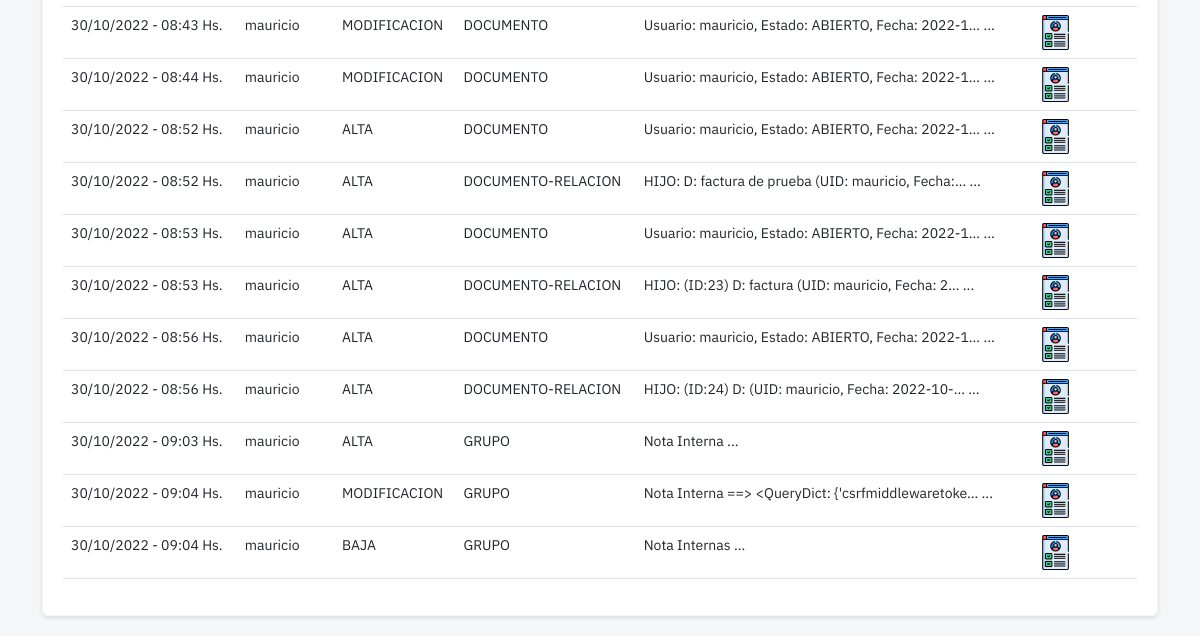
The app's page /historial/administracion (signed in, lower part), older data.
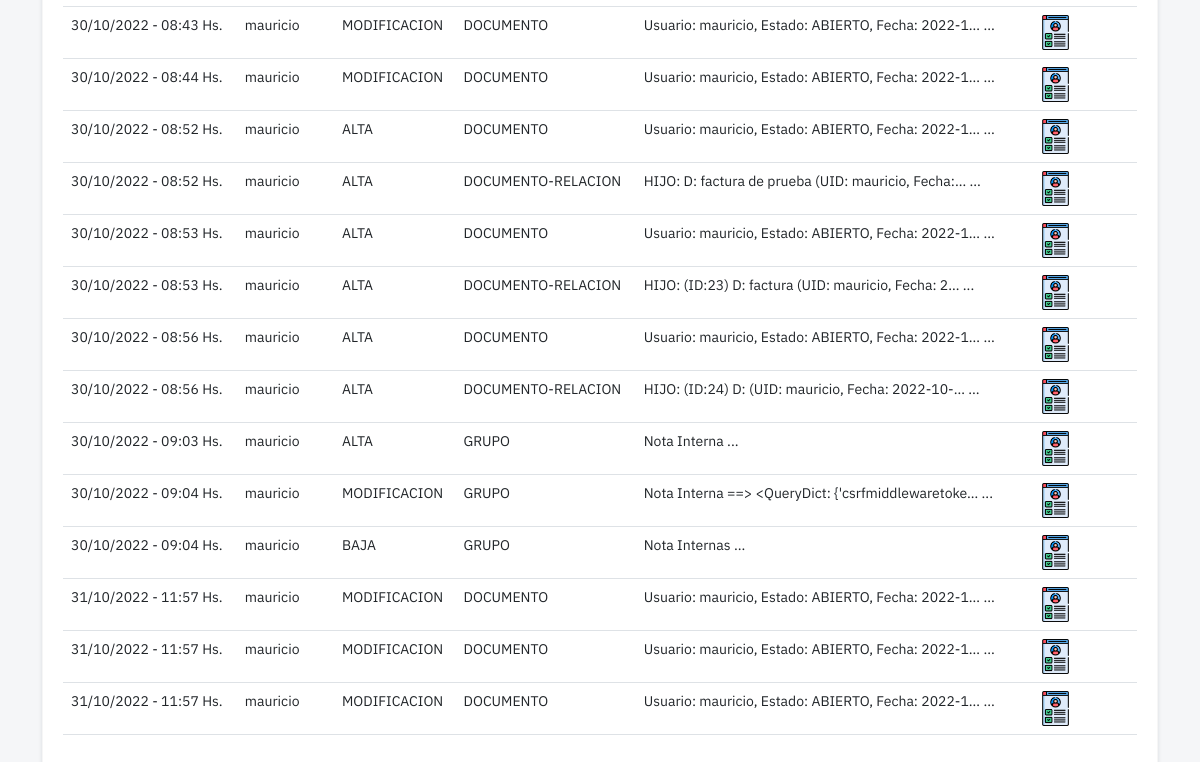
The same page, newer data.
### historial/models.py (models this page shows, shortened)
class Historial(models.Model):
    class Meta:
        verbose_name_plural = "Historiales"
    ACCION_CHOICES = [
        ('A', 'ALTA'),
        ('B', 'BAJA'),
        ('M', 'MODIFICACION')
    ]
    fecha = models.DateTimeField(("Fecha y Hora"), auto_now_add=True)
    usuario = models.CharField(("usuario"), max_length=50)
    accion = models.CharField(("Accion"), max_length=50, choices=ACCION_CHOICES)
    tabla = models.CharField(("Tabla"), max_length=50)
    descripcion = models.TextField(("Descripcion"))

### historial/views.py (the view)
# urls.py: path('administracion', views.administracion, name="historial_administracion"),
@login_required()
def administracion(request):
    if request.user.is_staff == False:
        return redirect('documentacion_index')
    historiales = Historial.objects.all()
    context = {
        'historiales': historiales
    }
    return render(request, 'historial_administracion.html', context)

### historial/templates/historial_administracion.html (shortened to what this page needs)
{% extends 'base.html' %}
{% load static %}
{% block content %}
<div class="card card-alternativo">
    <div class="card-body">
      <table class="table responsive nowrap" id="tabla_principal">
        <tbody>
            {% for historial in historiales %}
            <tr>
                <td>{{historial.fecha|date:'d/m/Y - H:i'}} Hs.</td>
                <td>{{historial.usuario}}</td>
                <td>{{historial.get_accion_display}}</td>
                <td>{{historial.tabla}}</td>
                <td>{{historial.descripcion|truncatechars:50}} ...</td>
                <td><a href="{% url 'historial_show' historial.id %}" class="imagen" title="Ver"><img width="35px" src="{% static 'assets/iconos/show.png' %}"></a></td>
            </tr>
            {% endfor %}
        </tbody>
      </table>
    </div>
  </div>
{% endblock content %}

Row changes from the older to the newer data that the page shows:
added Historial: fecha "31/10/2022 - 11:57", usuario "mauricio", accion "MODIFICACION", tabla "DOCUMENTO", descripcion "Usuario: mauricio, Estado: ABIERTO, Fecha: 2022-1…"
added Historial: fecha "31/10/2022 - 11:57", usuario "mauricio", accion "MODIFICACION", tabla "DOCUMENTO", descripcion "Usuario: mauricio, Estado: ABIERTO, Fecha: 2022-1…"
added Historial: fecha "31/10/2022 - 11:57", usuario "mauricio", accion "MODIFICACION", tabla "DOCUMENTO", descripcion "Usuario: mauricio, Estado: ABIERTO, Fecha: 2022-1…"
